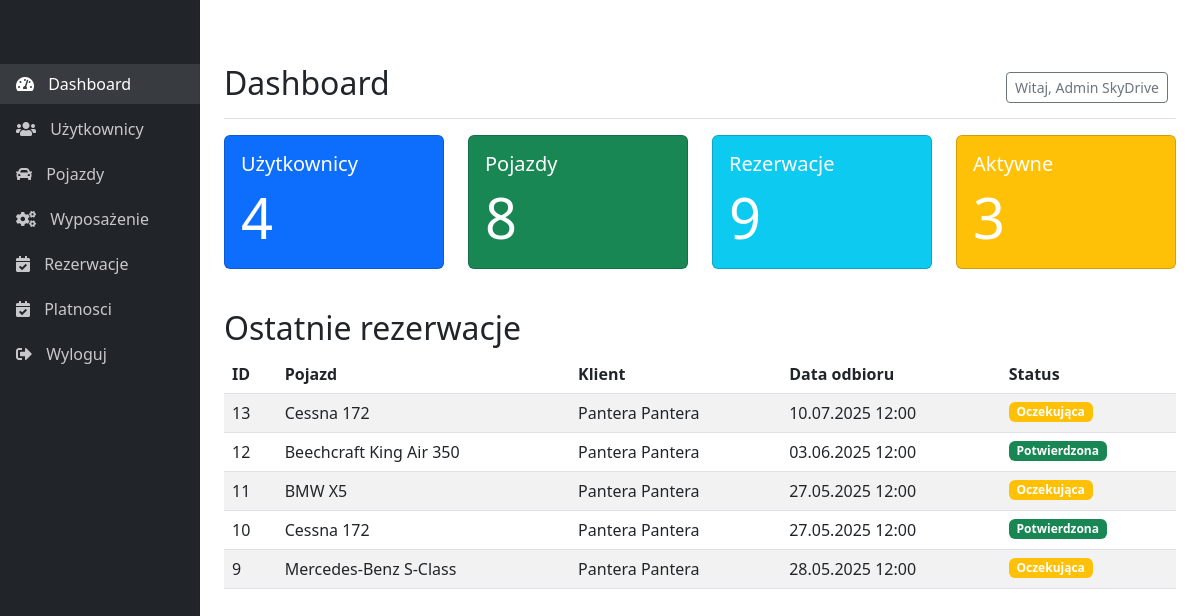
Page /skydrive/admin/dashboard.php (signed in) on the committed database.
### tables this page shows
CREATE TABLE `reservations` (
  `reservation_id` int(11) NOT NULL,
  `user_id` int(11) NOT NULL,
  `vehicle_id` int(11) NOT NULL,
  `pickup_location_id` int(11) NOT NULL,
  `return_location_id` int(11) NOT NULL,
  `pickup_date` datetime NOT NULL,
  `return_date` datetime NOT NULL,
  `total_cost` decimal(10,2) NOT NULL,
  `status` enum('pending','confirmed','cancelled','completed') DEFAULT 'pending',
  `payment_method` enum('credit_card','bank_transfer','cash') DEFAULT NULL,
  `invoice_request` tinyint(1) DEFAULT 0,
  `invoice_data` text DEFAULT NULL,
  `created_at` datetime DEFAULT current_timestamp(),
  `notes` text DEFAULT NULL
);

CREATE TABLE `vehicles` (
  `vehicle_id` int(11) NOT NULL,
  `type` enum('car','plane') NOT NULL,
  `make` varchar(50) NOT NULL,
  `model` varchar(50) NOT NULL,
  `year` int(11) NOT NULL,
  `registration_number` varchar(20) DEFAULT NULL,
  `capacity` int(11) NOT NULL,
  `fuel_type` varchar(30) DEFAULT NULL,
  `engine_power` varchar(30) DEFAULT NULL,
  `max_speed` varchar(30) DEFAULT NULL,
  `range` varchar(30) DEFAULT NULL,
  `daily_rate` decimal(10,2) NOT NULL,
  `hourly_rate` decimal(10,2) DEFAULT NULL,
  `available` tinyint(1) DEFAULT 1,
  `location_id` int(11) DEFAULT NULL,
  `image_path` varchar(255) DEFAULT NULL,
  `description` text DEFAULT NULL
);

CREATE TABLE `users` (
  `user_id` int(11) NOT NULL,
  `first_name` varchar(50) NOT NULL,
  `last_name` varchar(50) NOT NULL,
  `email` varchar(100) NOT NULL,
  `password_hash` varchar(255) NOT NULL,
  `phone` varchar(20) DEFAULT NULL,
  `address` text DEFAULT NULL,
  `driver_license_number` varchar(50) DEFAULT NULL,
  `pilot_license_number` varchar(50) DEFAULT NULL,
  `registration_date` datetime DEFAULT current_timestamp(),
  `last_login` datetime DEFAULT NULL,
  `is_admin` tinyint(1) DEFAULT 0
);

### skydrive/admin/dashboard.php (the view, shortened to what this page needs)
<?php
require_once __DIR__ . '/../includes/config.php';
$stats = [
    'users' => $conn->query("SELECT COUNT(*) FROM users")->fetch_row()[0],
    'vehicles' => $conn->query("SELECT COUNT(*) FROM vehicles")->fetch_row()[0],
    'reservations' => $conn->query("SELECT COUNT(*) FROM reservations")->fetch_row()[0],
    'active_reservations' => $conn->query("SELECT COUNT(*) FROM reservations WHERE status = 'confirmed'")->fetch_row()[0]
];
$recent_reservations = $conn->query("
    SELECT r.reservation_id, v.make, v.model, u.first_name, u.last_name, r.pickup_date, r.status
    FROM reservations r
    JOIN vehicles v ON r.vehicle_id = v.vehicle_id
    JOIN users u ON r.user_id = u.user_id
    ORDER BY r.created_at DESC LIMIT 5
");
require_once __DIR__ . '/includes/admin_header.php';
?>
<div class="container-fluid">
    <div class="row">
        <div class="col-md-3 col-lg-2 d-md-block bg-dark sidebar collapse">
            <div class="position-sticky pt-3">
                <ul class="nav flex-column">
                    <li class="nav-item">
                        <a class="nav-link active" href="dashboard.php">
                            <i class="fas fa-tachometer-alt"></i> Dashboard
                        </a>
                    </li>
                    <li class="nav-item">
                        <a class="nav-link" href="pages/manage_users.php">
                            <i class="fas fa-users"></i> Użytkownicy
                        </a>
                    </li>
                    <li class="nav-item">
                        <a class="nav-link" href="pages/manage_vehicles.php">
                            <i class="fas fa-car"></i> Pojazdy
                        </a>
                    </li>
                    <li class="nav-item">
                        <a class="nav-link" href="pages/manage_equipment.php">
                            <i class="fas fa-cogs"></i> Wyposażenie
                        </a>
                    </li>
                    <li class="nav-item">
                        <a class="nav-link" href="pages/manage_reservations.php">
                            <i class="fas fa-calendar-check"></i> Rezerwacje
                        </a>
                    </li>
                    <li class="nav-item">
                        <a class="nav-link" href="manage_payments.php">
                            <i class="fas fa-calendar-check"></i> Platnosci
                        </a>
                    </li>
                    <li class="nav-item">
                        <a class="nav-link" href="logout.php">
                            <i class="fas fa-sign-out-alt"></i> Wyloguj
                        </a>
                    </li>
                </ul>
            </div>
        </div>
        <main class="col-md-9 ms-sm-auto col-lg-10 px-md-4">
            <div class="d-flex justify-content-between flex-wrap flex-md-nowrap align-items-center pt-3 pb-2 mb-3 border-bottom">
                <h1 class="h2">Dashboard</h1>
                <div class="btn-toolbar mb-2 mb-md-0">
                    <div class="btn-group me-2">
                        <span class="btn btn-sm btn-outline-secondary">
                            Witaj, <?= htmlspecialchars($_SESSION['admin_name']) ?>
                        </span>
                    </div>
                </div>
            </div>
            <div class="row mb-4">
                <div class="col-md-3">
                    <div class="card text-white bg-primary mb-3">
                        <div class="card-body">
                            <h5 class="card-title">Użytkownicy</h5>
                            <p class="card-text display-4"><?= $stats['users'] ?></p>
                        </div>
                    </div>
                </div>
                <div class="col-md-3">
                    <div class="card text-white bg-success mb-3">
                        <div class="card-body">
                            <h5 class="card-title">Pojazdy</h5>
                            <p class="card-text display-4"><?= $stats['vehicles'] ?></p>
                        </div>
                    </div>
                </div>
                <div class="col-md-3">
                    <div class="card text-white bg-info mb-3">
                        <div class="card-body">
                            <h5 class="card-title">Rezerwacje</h5>
                            <p class="card-text display-4"><?= $stats['reservations'] ?></p>
                        </div>
                    </div>
                </div>
                <div class="col-md-3">
                    <div class="card text-white bg-warning mb-3">
                        <div class="card-body">
                            <h5 class="card-title">Aktywne</h5>
                            <p class="card-text display-4"><?= $stats['active_reservations'] ?></p>
                        </div>
                    </div>
                </div>
            </div>
            <h2>Ostatnie rezerwacje</h2>
            <div class="table-responsive">
                <table class="table table-striped table-hover">
                    <thead>
                        <tr>
                            <th>ID</th>
                            <th>Pojazd</th>
                            <th>Klient</th>
                            <th>Data odbioru</th>
                            <th>Status</th>
                        </tr>
                    </thead>
                    <tbody>
                        <?php while ($res = $recent_reservations->fetch_assoc()): ?>
                        <tr>
                            <td><?= $res['reservation_id'] ?></td>
                            <td><?= htmlspecialchars($res['make']) ?> <?= htmlspecialchars($res['model']) ?></td>
                            <td><?= htmlspecialchars($res['first_name']) ?> <?= htmlspecialchars($res['last_name']) ?></td>
                            <td><?= date('d.m.Y H:i', strtotime($res['pickup_date'])) ?></td>
                            <td>
                                <span class="badge bg-<?=
                                    $res['status'] == 'confirmed' ? 'success' :
                                    ($res['status'] == 'pending' ? 'warning' : 'danger')
                                ?>">
                                    <?=
                                        $res['status'] == 'confirmed' ? 'Potwierdzona' :
                                        ($res['status'] == 'pending' ? 'Oczekująca' : 'Anulowana')
                                    ?>
                                </span>
                            </td>
                        </tr>
                        <?php endwhile; ?>
                    </tbody>
                </table>
            </div>
        </main>
    </div>
</div>

### skydrive/admin/includes/admin_header.php (shortened to what this page needs)
<!DOCTYPE html>
<html lang="pl">
<head>
    <link href="https://cdn.jsdelivr.net/npm/bootstrap@5.3.0/dist/css/bootstrap.min.css" rel="stylesheet">
    <link href="https://cdn.jsdelivr.net/npm/bootstrap-icons@1.10.0/font/bootstrap-icons.css" rel="stylesheet">
    <link href="https://cdnjs.cloudflare.com/ajax/libs/font-awesome/5.15.3/css/all.min.css" rel="stylesheet">
</head>
<body>

### skydrive/admin/includes/admin_header.php (style rules this page uses)
.sidebar { position: fixed; top: 0; bottom: 0; left: 0; z-index: 100; padding: 48px 0 0; box-shadow: inset -1px 0 0 rgba(0, 0, 0, .1); }
.nav-link { color: rgba(255, 255, 255, .75); margin-bottom: 5px; }
.nav-link:hover, .nav-link.active { color: white; background-color: rgba(255, 255, 255, .1); }
.nav-link i { margin-right: 10px; }
main { padding-top: 1.5rem; }

### rows in the picture
reservations: reservation_id "13", vehicle.make "Cessna", vehicle.model "172", user.first_name "Pantera", user.last_name "Pantera", pickup_date "10.07.2025 12:00", status "Oczekująca"
reservations: reservation_id "12", vehicle.make "Beechcraft", vehicle.model "King Air 350", user.first_name "Pantera", user.last_name "Pantera", pickup_date "03.06.2025 12:00", status "Potwierdzona"
reservations: reservation_id "11", vehicle.make "BMW", vehicle.model "X5", user.first_name "Pantera", user.last_name "Pantera", pickup_date "27.05.2025 12:00", status "Oczekująca"
reservations: reservation_id "10", vehicle.make "Cessna", vehicle.model "172", user.first_name "Pantera", user.last_name "Pantera", pickup_date "27.05.2025 12:00", status "Potwierdzona"
reservations: reservation_id "9", vehicle.make "Mercedes-Benz", vehicle.model "S-Class", user.first_name "Pantera", user.last_name "Pantera", pickup_date "28.05.2025 12:00", status "Oczekująca"

### other values in the picture
$_SESSION['admin_name'] "Admin SkyDrive"
$stats['users'] "4"
$stats['vehicles'] "8"
$stats['reservations'] "9"
$stats['active_reservations'] "3"
